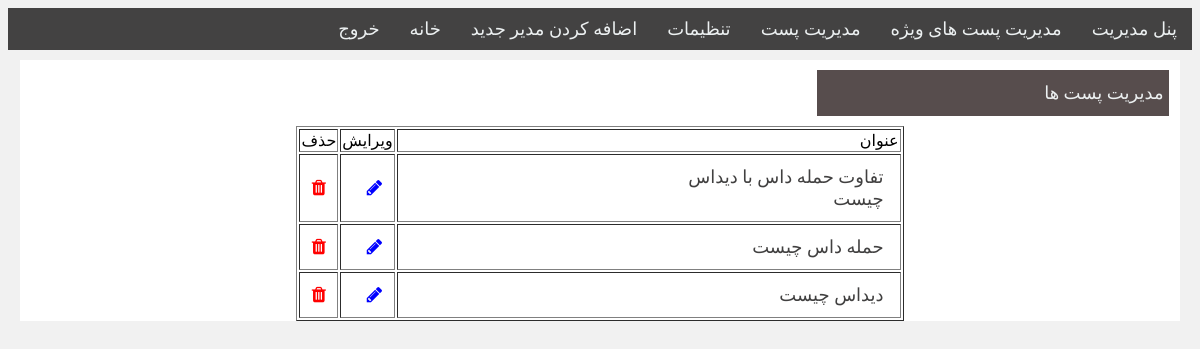
Before: /admin/managepost.php (signed in) with the older database file.
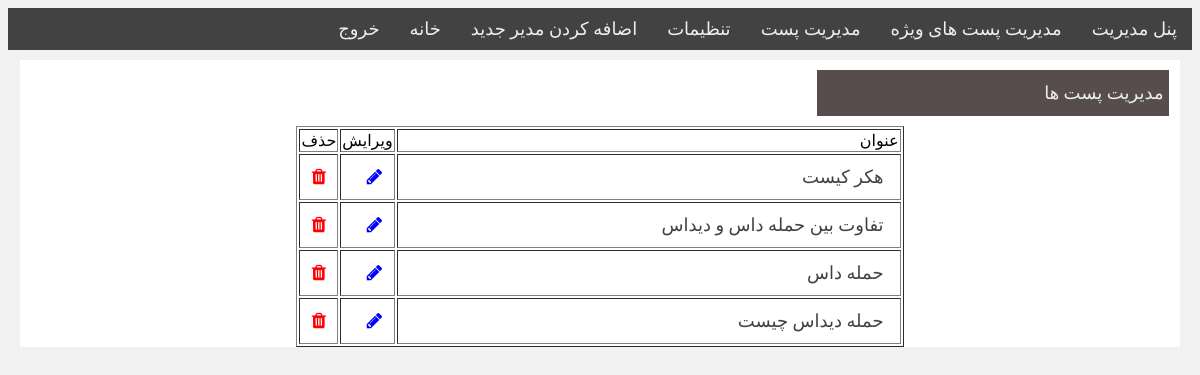
After: the same page with the newer database file.
### tables this page shows
CREATE TABLE IF NOT EXISTS `post` (
  `id` int NOT NULL AUTO_INCREMENT,
  `title` varchar(200) NOT NULL,
  `image` varchar(200) NOT NULL,
  `content` text NOT NULL,
  PRIMARY KEY (`id`)
);

### admin/managepost.php (the view, shortened to what this page needs)
<?php include("menu.php") ?>
<div class=" managepostbox">
    <div class="sendposttitle">
        <p> مدیریت پست ها</p>
    </div>
    <center>
    <table border="1px">
        <tr>
            <td width="500px">عنوان</td>
            <td>ویرایش</td>
            <td>حذف</td>
        </tr>
        <?php
            $query = "SELECT * FROM `post` ORDER BY `id` DESC";
            $result = mysqli_query($link, $query);
            while($row = mysqli_fetch_array($result)){
        ?>
        <tr>
        <td> <a href="<?php echo "../readmore.php?postid=$row[id]" ?>"><?php echo "$row[title]" ?></a></td>
        <td><a href="<?php echo "updatepost.php?postid=$row[id]" ?>" class="edit-icon"> <i class="fa fa-pencil"></i> </a></td>
        <td><a href="<?php echo "../code.php?postid=$row[id]" ?>" class="delete-icon"> <i class="fa fa-trash"></i> </a></td>
        </tr>
        <?php }?>
    </table>
    </center>
</div>

### admin/menu.php (shortened to what this page needs)
<html lang="en">
<head>
    <link rel="stylesheet" type="text/css" href="../style/panel.css">
    <link rel="stylesheet" href="https://cdnjs.cloudflare.com/ajax/libs/font-awesome/4.7.0/css/font-awesome.min.css">
</head>
<body>
<div class="menu">
        <ul>
            <li>
                <a href="panel.php">پنل مدیریت</a>
            </li>
            <li>
               <a href="#"> مدیریت پست های ویژه </a>
            </li>
            <li>
                <a href="#">مدیریت پست </a>
            </li>
            <li>
                <a href="setting.php"> تنظیمات   </a>
            </li>
            <li>
                <a href="addadmin.php"> اضافه کردن مدیر جدید   </a>
            </li>
            <li>
                <a href="../index.php"> خانه   </a>
            </li>
            <li>
                <a href=<?php echo '../code.php?exit=200'; ?>> خروج </a>
            </li>
        </ul>
    </div>

### style/panel.css (style rules this page uses)
body { font-family: "b nazanin"; font-size: 18px; direction: rtl; background-color: #f1f1f1f1; }
div,p,ul { padding: 0px; margin: 0px; }
p { color: #ecf0f1; }
a { text-decoration: none; color: #ecf0f1; }
li { list-style: none; float: right; }
.menu { float: right; width: 100%; height: auto; background: #434242; }
.menu ul li a { float: right; padding: 10px 15px; }
.sendposttitle { float: right; width: 98%; height: auto; background-color: #fff; margin: 10px 1%; }
.sendposttitle p { width: 30%; padding: 12px 5px; background-color: #574D4D; float: right; }
.managepostbox { float: right; width: 98%; height: auto; background-color: #fff; margin: 10px 1%; }
.managepostbox a { float: right; width: 50%; color: #414040; margin: 5px 1%; padding: 5px 10px; font-size: 18px; }
.edit-icon i { color: blue; }
.delete-icon i { color: red; }

Changed rows visible on the page:
removed post: title "تفاوت حمله داس با دیداس چیست"
removed post: title "حمله داس چیست"
removed post: title "دیداس چیست"
added post: title "هکر کیست"
added post: title "تفاوت بین حمله داس و دیداس"
added post: title "حمله داس"
added post: title "حمله دیداس چیست"
